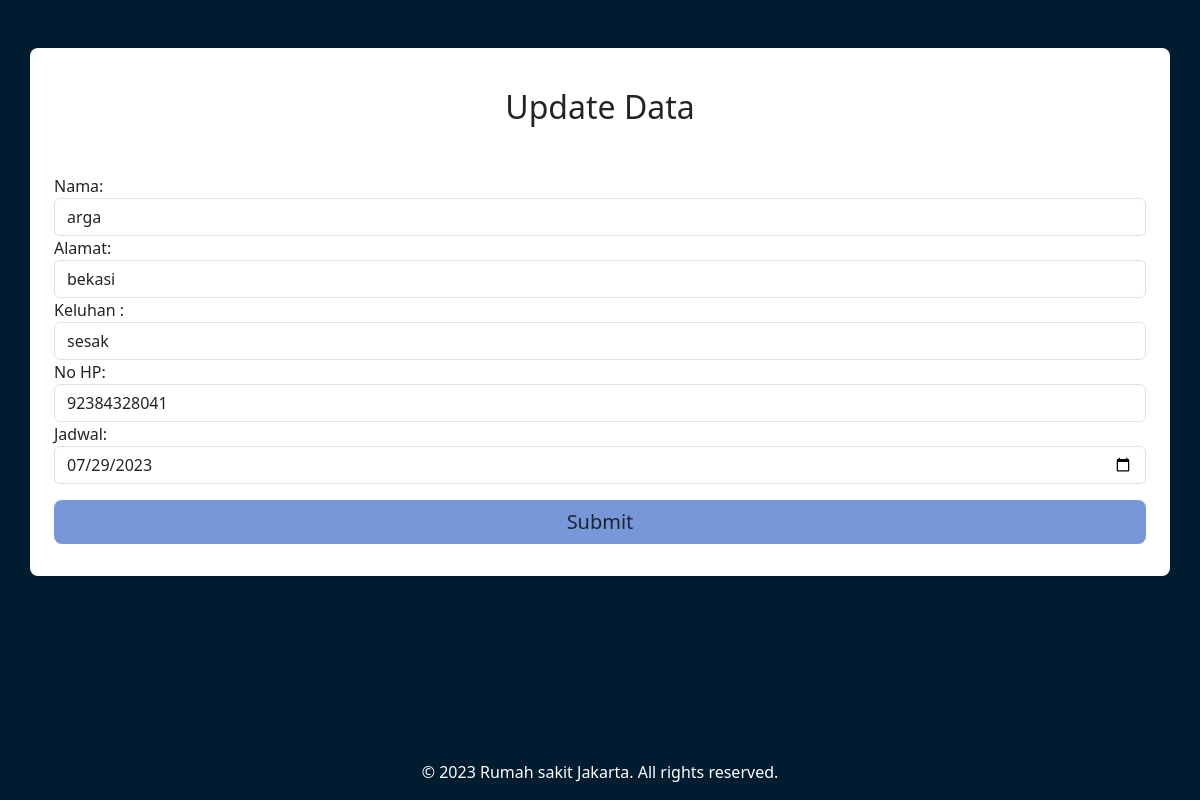
Page /update.php?id_peserta=20 on the committed database.
### tables this page shows
CREATE TABLE `peserta` (
  `id_peserta` int(11) NOT NULL,
  `nama` varchar(50) NOT NULL,
  `alamat` varchar(50) NOT NULL,
  `keluhan` varchar(50) NOT NULL,
  `no_hp` char(13) NOT NULL,
  `jadwal` varchar(50) NOT NULL
);

### update.php (the view, shortened to what this page needs)
<!DOCTYPE html>
<html>
<head>
    <link href="https://cdn.jsdelivr.net/npm/bootstrap@5.3.0/dist/css/bootstrap.min.css" rel="stylesheet"
>
</head>
<body>
    <div class="container rounded-3 bg-white my-5 py-3 px-4">
        <?php
        include "koneksi.php";
        function input($data)
        {
            $data = trim($data);
            $data = stripslashes($data);
            $data = htmlspecialchars($data);
            return $data;
        }
        if (isset($_GET['id_peserta'])) {
            $id_peserta = input($_GET["id_peserta"]);
            $sql = "select * from peserta where id_peserta=$id_peserta";
            $hasil = mysqli_query($kon, $sql);
            $data = mysqli_fetch_assoc($hasil);
        }
        ?>
        <h2 class="mb-5 mt-4">
            <center>Update Data</center>
        </h2>
        <form action="<?php echo htmlspecialchars($_SERVER["PHP_SELF"]); ?>" method="post">
            <div class="form-group">
                <label>Nama:</label>
                <input type="text" name="nama" class="form-control" placeholder="Masukan Nama" required
                    value="<?php echo $data['nama']; ?>" />
            </div>
            <div class="form-group">
                <label>Alamat:</label>
                <input type="text" name="alamat" class="form-control" placeholder="Masukan Alamat" required
                    value="<?php echo $data['alamat']; ?>" />
            </div>
            <div class="form-group">
                <label>Keluhan :</label>
                <input type="text" name="keluhan" class="form-control" placeholder="Masukan Keluhan" required
                    value="<?php echo $data['keluhan']; ?>" />
            </div>
            <div class="form-group">
                <label>No HP:</label>
                <input type="text" name="no_hp" class="form-control" placeholder="Masukan No HP" required
                    value="<?php echo $data['no_hp']; ?>" />
            </div>
            <div class="form-group">
                <label>Jadwal:</label>
                <input class="form-control" type="date" id="birthday" name="jadwal" required
                    value="<?php echo $data['jadwal']; ?>" />
                <div class="d-grid gap-2 rounded-3  my-3">
                    <button type="submit" name="submit" class="btn btn-block fs-5">Submit</button>
                </div>
        </form>
    </div>
    <div class="fixed-bottom text-white text-center">
        <p>&copy; 2023 Rumah sakit Jakarta. All rights reserved.</p></p>
    </div>
</body>
</html>

### update.php (style rules this page uses)
body { background-color: #001c30; }
.d-grid { background-color: #7897d9; }
.btn { color: #1c2434; }

### rows in the picture
peserta: nama "arga", alamat "bekasi", keluhan "sesak", no_hp "92384328041", jadwal "07/29/2023"
